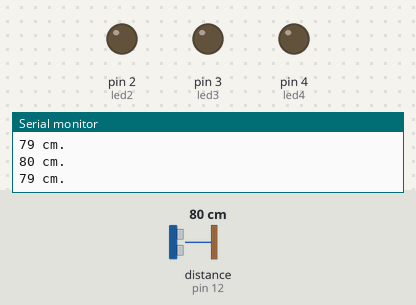
This sketch was run on a simulated Arduino Uno, built with avr-gcc and run on an emulated ATmega328P. Parts: output pins drawn as LEDs (lit = HIGH), the last lines printed to the serial monitor. Wiring (inferred from the names in the program): ultrasonic range finder: trigger pin 13; echo pin 12. The test bench sets the inputs (shaded band); at power-on: distance to the obstacle (sensor on pin 12) 80 cm. The echo pulse lasts 58.3 µs per cm; pins used as bus, display or sensor lines are not drawn.

Above: at 1.3 s.
1.4 s: distance to the obstacle (sensor on pin 12) set to 53 cm
3.2 s: distance to the obstacle (sensor on pin 12) set to 45 cm
At 4.7 s:
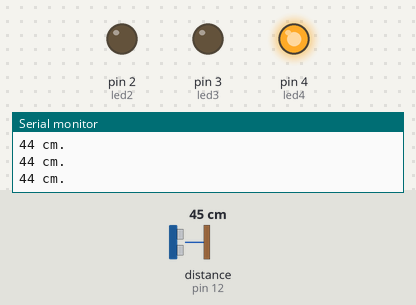
5.0 s: distance to the obstacle (sensor on pin 12) set to 37 cm
At 6.2 s:
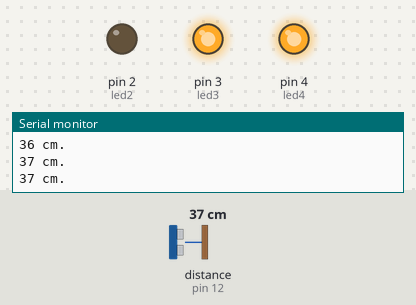
6.5 s: distance to the obstacle (sensor on pin 12) set to 31 cm
8.0 s: distance to the obstacle (sensor on pin 12) set to 26 cm
At 9.2 s:
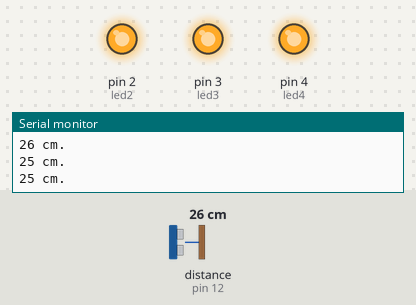
9.5 s: distance to the obstacle (sensor on pin 12) set to 60 cm
At 10.7 s:
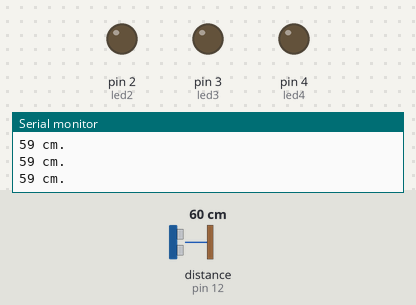
Timing chart, 0 to 12.0 s (numbered marks = the images above; inputs shaded):
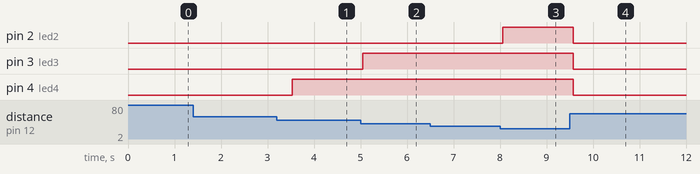

Measured:
- the behaviour switches between 51 and 50 cm on distance to the obstacle (sensor on pin 12) (found by bisection; images 0 and 1)
- the behaviour switches between 41 and 40 cm on distance to the obstacle (sensor on pin 12) (found by bisection; images 1 and 2)
- the behaviour switches between 30 and 29 cm on distance to the obstacle (sensor on pin 12) (found by bisection; images 2 and 3)
- after the input at 3.2 s, pin 4 (led4): LOW → HIGH after 0.34 s
- after the input at 5.0 s, pin 3 (led3): LOW → HIGH after 0.05 s
- after the input at 8.0 s, pin 2 (led2): LOW → HIGH after 0.06 s
- after the input at 9.5 s, pin 2 (led2), pin 3 (led3), pin 4 (led4): HIGH → LOW after 0.07 s

The sketch:

Proyecto_003__Sensor_proximidad_barra_led.ino
```cpp
#define trigPin 13
#define echoPin 12
#define led0 0
#define led1 1
#define led2 2
#define led3 3
#define led4 4
#define LIMITE 50

void setup() {
  Serial.begin (9600);
  pinMode(trigPin, OUTPUT);
  pinMode(echoPin, INPUT);
  pinMode(led0, OUTPUT);
  pinMode(led1, OUTPUT);
  pinMode(led2, OUTPUT);
  pinMode(led3, OUTPUT);
  pinMode(led4, OUTPUT);
}

void loop() {
  long duracion, distancia ;

  digitalWrite(trigPin, LOW);        // Nos aseguramos de que el trigger está desactivado
  delayMicroseconds(2);              // Para asegurarnos de que el trigger esta LOW

  digitalWrite(trigPin, HIGH);       // Activamos el pulso de salida
  delayMicroseconds(100);            // Esperamos 10µs. El pulso sigue active este tiempo
  digitalWrite(trigPin, LOW);        // Cortamos el pulso y a esperar el echo

  duracion = pulseIn(echoPin, HIGH);
  distancia = duracion / 2 / 29.1 ;
  Serial.println(String(distancia) + " cm.") ;

  if ( distancia > LIMITE) {
        digitalWrite (led0 , LOW);
        digitalWrite (led1 , LOW);
        digitalWrite (led2 , LOW);
        digitalWrite (led3 , LOW);
        digitalWrite (led4 , LOW);
  }

  if (distancia < 50) digitalWrite (led4 , HIGH);
  if (distancia < 40) digitalWrite (led3 , HIGH);
  if (distancia < 30) digitalWrite (led2 , HIGH);
  if (distancia < 20) digitalWrite (led1 , HIGH);
  if (distancia < 10) digitalWrite (led0 , HIGH);

  //Para limitar el número de mediciones
  delay (500);
}
```
